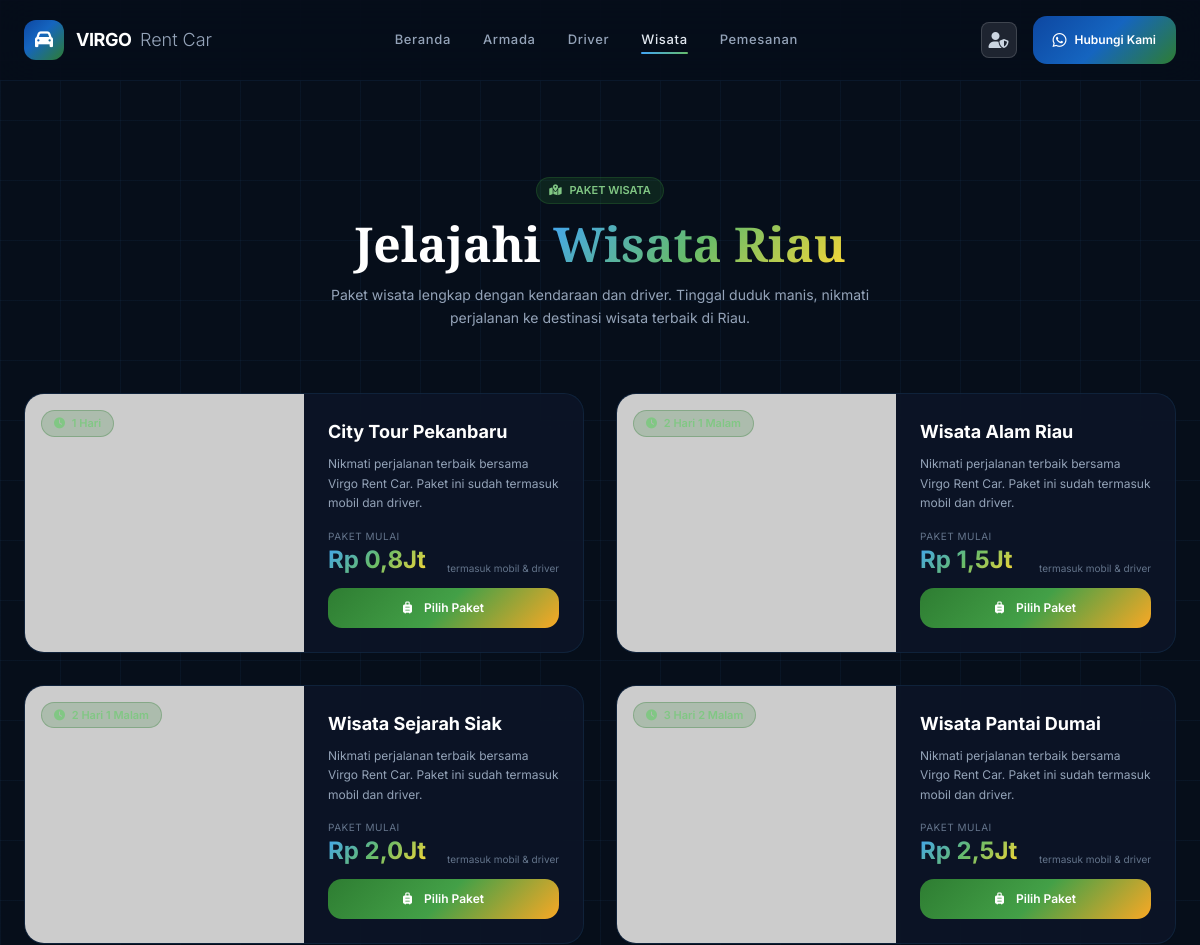
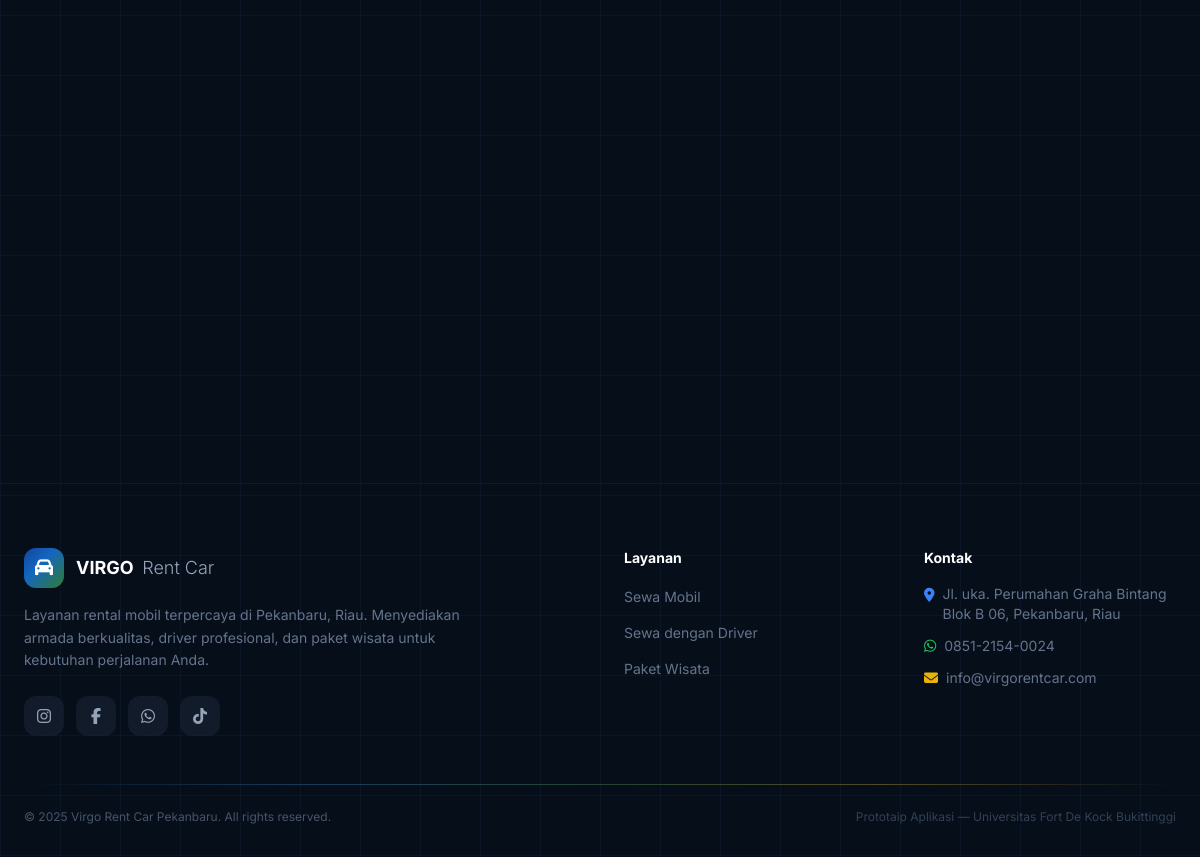
/wisata.php, run on the app's committed database (2 pictures, top to bottom).
### tables this page shows
CREATE TABLE `tbl_wisata` (
  `id_wisata` int(11) NOT NULL AUTO_INCREMENT,
  `nama_paket` varchar(100) NOT NULL,
  `durasi` varchar(50) NOT NULL,
  `harga` int(11) NOT NULL,
  `gambar` varchar(255) DEFAULT NULL,
  PRIMARY KEY (`id_wisata`)
);

### wisata.php (the view, shortened to what this page needs)
<?php require 'header.php'; ?>
<section class="py-24 relative" id="wisata">
    <div class="max-w-7xl mx-auto px-6">
        <div class="text-center mb-16 fade-up">
            <div class="badge-green inline-flex items-center gap-2 mb-4">
                <i class="fas fa-map-marked-alt"></i> PAKET WISATA
            </div>
            <h2 class="section-title font-serif text-4xl md:text-5xl font-bold text-white mb-4">
                Jelajahi <span class="grad-text">Wisata Riau</span>
            </h2>
            <p class="text-slate-400 max-w-xl mx-auto text-sm leading-relaxed">
                Paket wisata lengkap dengan kendaraan dan driver. Tinggal duduk manis, nikmati perjalanan ke destinasi wisata terbaik di Riau.
            </p>
        </div>
        <div class="grid md:grid-cols-2 gap-8">
            <?php
            $query_wisata = "SELECT * FROM tbl_wisata ORDER BY id_wisata ASC";
            $result_wisata = mysqli_query($koneksi, $query_wisata);
            if (mysqli_num_rows($result_wisata) == 0): ?>
            <?php endif;
            while ($wisata = mysqli_fetch_assoc($result_wisata)) :
                $harga_format = 'Rp ' . number_format($wisata['harga'] / 1000000, 1, ',', '.') . 'Jt';
                $gambar_wisata = (!empty($wisata['gambar']) && file_exists('uploads/'.$wisata['gambar']))
                    ? 'uploads/' . $wisata['gambar']
                    : 'https://picsum.photos/seed/' . urlencode($wisata['nama_paket']) . '/500/400.jpg';
            ?>
            <div class="card-glass overflow-hidden fade-up tour-card">
                <div class="grid md:grid-cols-2">
                    <div class="relative h-56 md:h-auto overflow-hidden">
                        <img src="<?= $gambar_wisata; ?>" alt="<?= $wisata['nama_paket']; ?>" class="w-full h-full object-cover hover:scale-110 transition-transform duration-700">
                        <div class="absolute top-4 left-4 badge-green"><i class="fas fa-clock mr-1"></i> <?= $wisata['durasi']; ?></div>
                    </div>
                    <div class="p-6 flex flex-col justify-between">
                        <div>
                            <h3 class="text-white font-bold text-lg mb-2"><?= $wisata['nama_paket']; ?></h3>
                            <p class="text-slate-400 text-xs leading-relaxed mb-4">
                                Nikmati perjalanan terbaik bersama Virgo Rent Car. Paket ini sudah termasuk mobil dan driver.
                            </p>
                        </div>
                        <div>
                            <div class="flex items-end justify-between mb-3">
                                <div>
                                    <div class="text-slate-500 text-[10px] uppercase tracking-wider">Paket mulai</div>
                                    <div class="text-2xl font-bold grad-text"><?= $harga_format; ?></div>
                                </div>
                                <div class="text-slate-500 text-[10px]">termasuk mobil & driver</div>
                            </div>
                            <a href="pemesanan.php?wisata=<?= $wisata['id_wisata']; ?>" class="btn-secondary text-xs py-3 px-5 w-full">
                                <i class="fas fa-suitcase-rolling mr-1"></i> Pilih Paket
                            </a>
                        </div>
                    </div>
                </div>
            </div>
            <?php endwhile; ?>
        </div>
    </div>
</section>
<?php require 'footer.php'; ?>

### css/style.css (style rules this page uses)
* { margin: 0; padding: 0; box-sizing: border-box; }
html { scroll-behavior: smooth; }
body { font-family: 'Inter', sans-serif; background: #060e1a; color: #e2e8f0; }
.grad-text { background: linear-gradient(135deg, #42A5F5, #66BB6A, #FDD835); -webkit-background-clip: text; -webkit-text-fill-color: transparent; background-clip: text; }
.grid-pattern { background-image: linear-gradient(rgba(66,165,245,0.05) 1px, transparent 1px), linear-gradient(90deg, rgba(66,165,245,0.05) 1px, transparent 1px); background-size: 60px 60px; }
.section-title { font-family: 'Playfair Display', serif; }
.card-glass { background: rgba(13, 22, 40, 0.8); backdrop-filter: blur(20px); border: 1px solid rgba(66, 165, 245, 0.1); border-radius: 20px; transition: all 0.4s cubic-bezier(0.4, 0, 0.2, 1); }
.btn-secondary { background: linear-gradient(135deg, #2E7D32, #43A047, #F9A825); color: white; border: none; border-radius: 14px; padding: 14px 32px; font-weight: 600; font-size: 14px; cursor: pointer; transition: all 0.3s ease; display: inline-flex; align-items: center; justify-content: center; gap: 8px; text-decoration: none; }
.badge-green { background: rgba(46, 125, 50, 0.2); color: #81C784; border: 1px solid rgba(46, 125, 50, 0.3); padding: 4px 12px; border-radius: 20px; font-size: 11px; font-weight: 600; }
.fade-up { opacity: 0; transform: translateY(40px); transition: all 0.8s cubic-bezier(0.4, 0, 0.2, 1); }
.fade-up.visible { opacity: 1; transform: translateY(0); }

### data on the page
tbl_wisata: nama_paket "City Tour Pekanbaru", harga "Rp 0,8Jt"
tbl_wisata: nama_paket "Wisata Alam Riau", harga "Rp 1,5Jt"
tbl_wisata: nama_paket "Wisata Sejarah Siak", harga "Rp 2,0Jt"
tbl_wisata: nama_paket "Wisata Pantai Dumai", harga "Rp 2,5Jt"
